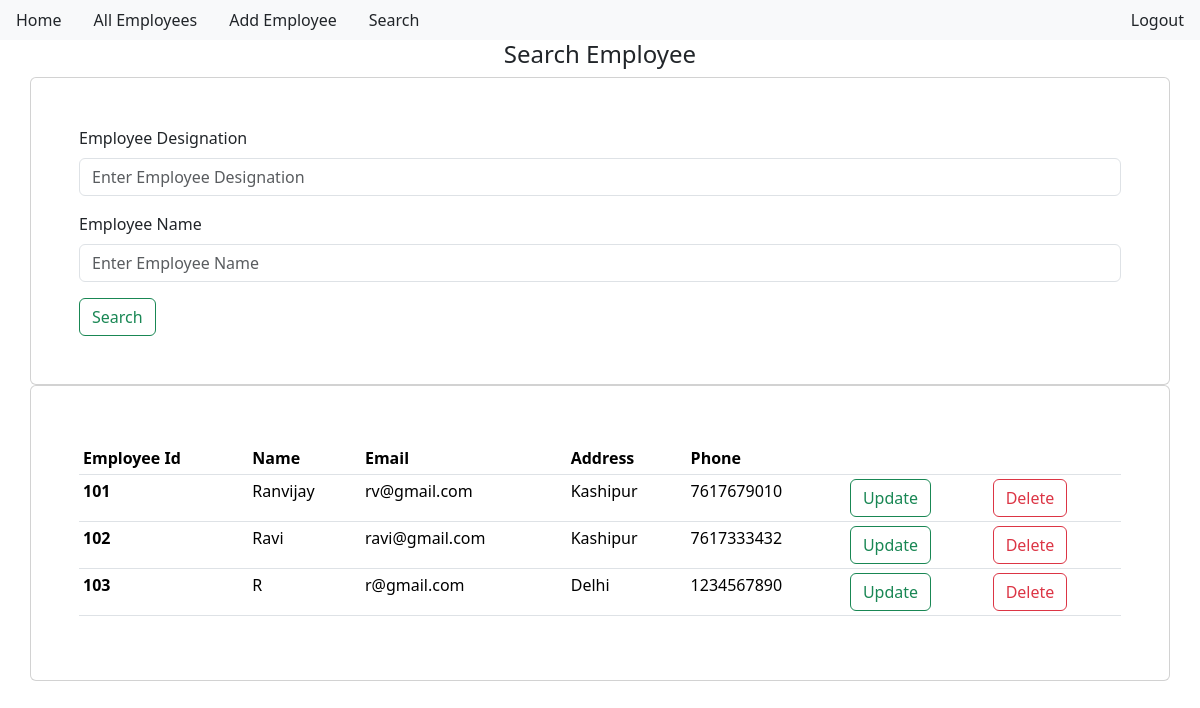
/singleemployee/, run on the app's committed database.
### ems/models.py (models this page shows)
class Employee(models.Model):
    employeeId = models.CharField(max_length=20)
    name = models.CharField(max_length=50)
    email = models.CharField(max_length=50)
    designation = models.CharField(max_length=50)
    address = models.CharField(max_length=100)
    phone = models.CharField(max_length=20)

### ems/views.py (the view)
# urls.py: path("singleemployee/", views.singleemployee, name="singleemployee"),
def singleemployee(request):
    designation = request.GET.get('designation')
    name = request.GET.get('name')
    if designation and name:
         emp = Employee.objects.filter(
        Q(designation__iexact=designation) & Q(name__icontains=name)
        )
    else:
      emp = Employee.objects.all()
    return render(request,  "ems/singleemployee.html", {"employees":emp})

### ems/templates/ems/singleemployee.html
{% extends 'base.html' %}
{% block content %}
<h4 class="text-center">Search Employee</h4>
<div class="container card p-5">
    <form action="/singleemployee/" method="GET">
        <div class="mb-3">
          <label for="email" class="form-label">Employee Designation</label>
          <input type="text" class="form-control" name="designation" placeholder="Enter Employee Designation">
        </div>
        <div class="mb-3">
            <label for="email" class="form-label">Employee Name</label>
            <input type="text" class="form-control" name="name" placeholder="Enter Employee Name">
          </div>
        <button type="submit" class="btn btn-outline-success">Search</button>
      </form>
</div>
<div class="container card p-5">
<table class="table table-sm mt-2">
    <thead>
      <tr>
        <th scope="col">Employee Id</th>
        <th scope="col">Name</th>
        <th scope="col">Email</th>
        <th scope="col">Address</th>
        <th scope="col">Phone</th>
        <th scope="col"></th>
        <th scope="col"></th>
      </tr>
    </thead>
    <tbody>
        {% if employees %}
        {% for employee in employees %}
      <tr>
        <th scope="row">{{ employee.employeeId }}</th>
        <td>{{ employee.name }}</td>
        <td>{{ employee.email }}</td>
        <td>{{ employee.address }}</td>
        <td>{{ employee.phone }}</td>
        <td><a href="{% url 'updateemployee' employee.id %}" class="btn btn-outline-success">Update</a></td>
        <td><a href="{% url 'deleteemployee' employee.id %}" class="btn btn-outline-danger">Delete</a></td>
      </tr>
      {% endfor %}
      {% endif %}
    </tbody>
  </table>
</div>
{% endblock content %}

### data on the page
Employee: employeeId "101", name "Ranvijay", email "rv@gmail.com", address "Kashipur", phone "7617679010"
Employee: employeeId "102", name "Ravi", email "ravi@gmail.com", address "Kashipur", phone "7617333432"
Employee: employeeId "103", name "R", email "r@gmail.com", address "Delhi", phone "1234567890"
